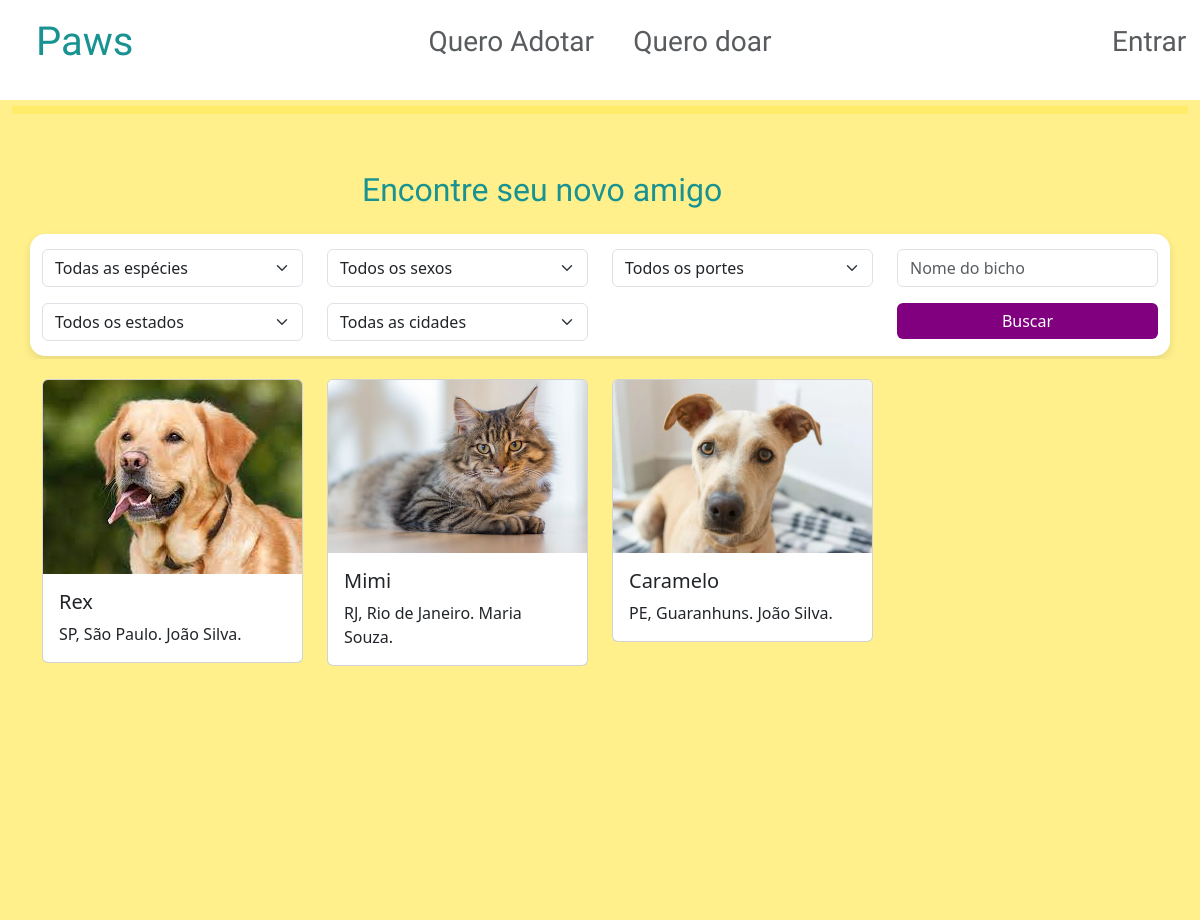
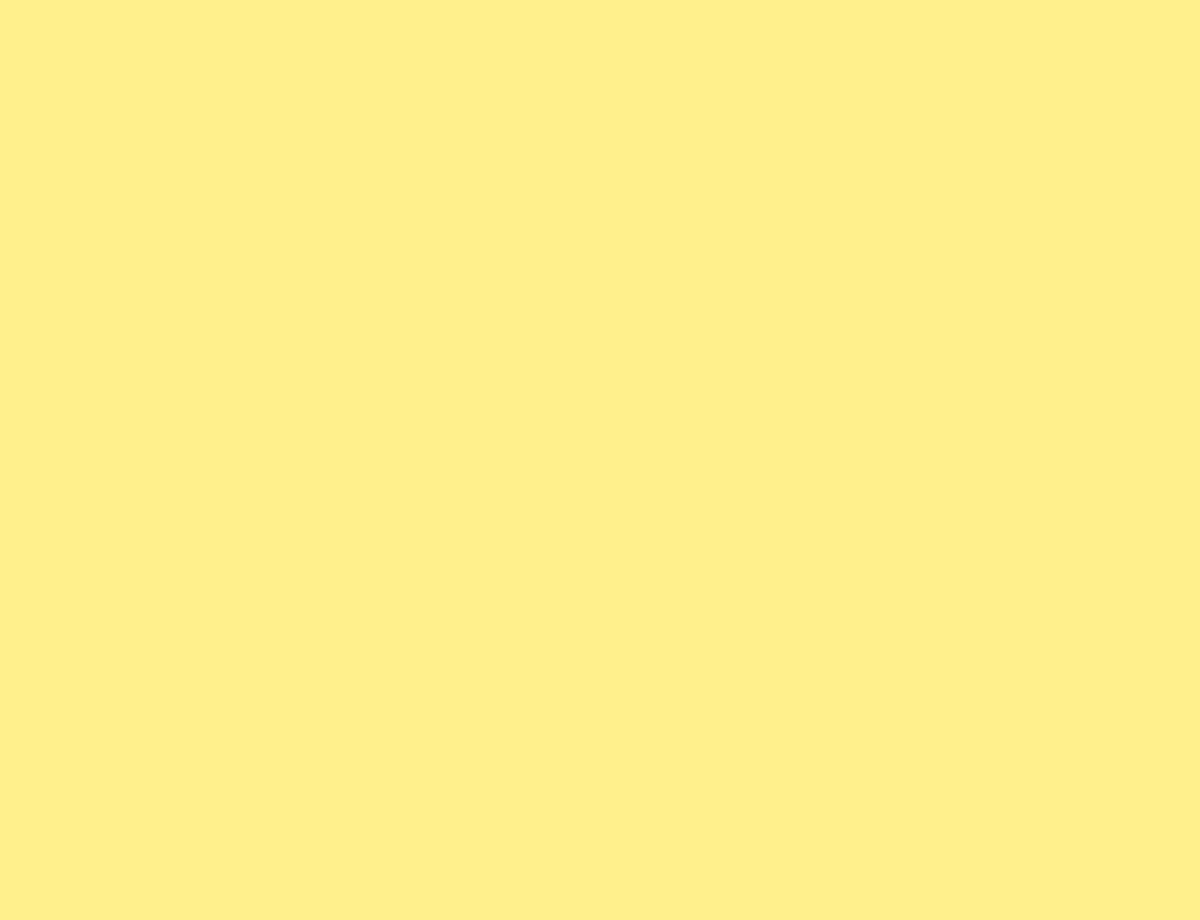
Page /vitrine/ on the committed database (2 pictures, top to bottom).
### vitrine/models.py (models this page shows, shortened)
class Animal(models.Model):
    SEXO_CHOICES = [
        ('M', 'Macho'),
        ('F', 'Fêmea'),
    ]
    PORTE_CHOICES = [
        ('P', 'Pequeno'),
        ('M', 'Médio'),
        ('G', 'Grande'),
    ]
    nome = models.CharField(max_length=100)
    peso = models.DecimalField(max_digits=5, decimal_places=2)
    idade_aproximada = models.IntegerField(null=True)
    sexo = models.CharField(max_length=1, choices=SEXO_CHOICES)
    microchip = models.CharField(max_length=15, unique=True, null=True, blank=True)
    especie = models.CharField(max_length=50)
    porte = models.CharField(max_length=1, choices=PORTE_CHOICES)
    raca = models.CharField(max_length=50)
    estado = models.CharField(max_length=2)
    cidade = models.CharField(max_length=100)
    sobre_o_pet = models.TextField()
    adotado = models.BooleanField(default=False)
    foto = models.ImageField(upload_to='fotos_animais/', null=True, blank=True)
    resgatador = models.ForeignKey(Resgatador, on_delete=models.CASCADE, related_name='animais')
    data_resgate = models.DateField(auto_now_add=True)
    data_atualizacao = models.DateTimeField(auto_now=True)

class Resgatador(models.Model):
    nome = models.CharField(max_length=100)
    telefone = models.CharField(max_length=15)
    email = models.EmailField()

### vitrine/views.py (the view)
# urls.py: path('vitrine/', include('vitrine.urls')),
def vitrine(request):
    animais = Animal.objects.all()
    return render(request, 'vitrine/vitrine.html', {'animais': animais})

### vitrine/templates/vitrine/vitrine.html (shortened to what this page needs)
{% load static %}
<!DOCTYPE html>
<html lang="pt-br">
<head>
    <link rel="stylesheet" href="{% static 'vitrine/css/vitrine.css' %}">
    <link href="https://cdn.jsdelivr.net/npm/bootstrap@5.3.3/dist/css/bootstrap.min.css" rel="stylesheet"
>
</head>
<body>
    <header>
        <div class="container-fluid">
            <div class="row d-flex align-items-center">
                <div class="col-1">
                    <h1 class="fw-bold lh-lg ps-4 "><a class="jua-regular text-decoration-none" style="color: #199292;"
                            href="">Paws</a></h1>
                </div>
                <div class="col-10 d-flex justify-content-center">
                    <h3 class="lh-lg "><a class="jua-regular text-body-secondary text-decoration-none"
                            style="margin-right: 2rem;" href="">Quero Adotar</a> <a
                            class="jua-regular text-body-secondary text-decoration-none" href="">Quero doar</a></h3>
                </div>
                <div class="col-1">
                    <h3 class="lh-lg"><a class="text-body-secondary text-decoration-none jua-regular" href="">Entrar</a>
                    </h3>
                </div>
            </div>
            <div class="row">
                <div class="col-12">
                    <hr class="" style="border-top: 8px solid #FFDD00;margin-bottom: 9rem;" />
                </div>
            </div>
        </div>
    </header>
    <div class="background-bar"></div>
    <div class="container">
        <div class="row">
            <div class="col-12">
                <h2 class="jua-regular lh-lg text-title-page">Encontre seu novo amigo</h2>
            </div>
        </div>
    </div>
    <div class="container filter-section">
        <div class="row">
            <div class="col-md-3">
                <select class="form-select">
                    <option selected>Todas as espécies</option>
                </select>
            </div>
            <div class="col-md-3">
                <select class="form-select">
                    <option selected>Todos os sexos</option>
                </select>
            </div>
            <div class="col-md-3">
                <select class="form-select">
                    <option selected>Todos os portes</option>
                </select>
            </div>
            <div class="col-md-3">
                <input type="text" class="form-control" placeholder="Nome do bicho">
            </div>
        </div>
        <div class="row mt-3">
            <div class="col-md-3">
                <select class="form-select">
                    <option selected>Todos os estados</option>
                </select>
            </div>
            <div class="col-md-3">
                <select class="form-select">
                    <option selected>Todas as cidades</option>
                </select>
            </div>
            <div class="col-md-3 offset-md-3">
                <button class="btn btn-primary w-100" style="background-color: #800080; border: none;">Buscar</button>
            </div>
        </div>
    </div>
    <div class="container card-section mt-5">
        <div class="row">
            {% for animal in animais %}
            <div class="col-md-3 mb-4">
                <a data-bs-toggle="modal" data-bs-target="#ModalInfo_Pet_{{ animal.id }}">
                    <div class="card">
                        <img src="{{ animal.foto.url }}" class="card-img-top" alt="{{ animal.nome }}">
                        <div class="card-body">
                            <h5 class="card-title">{{ animal.nome }}</h5>
                            <p class="card-text">{{ animal.estado }}, {{ animal.cidade }}. {{ animal.resgatador.nome }}.
                            </p>
                        </div>
                    </div>
                </a>
            </div>
            {% endfor %}
        </div>
    </div>
</body>
</html>

### views/css/vitrine.css (style rules this page uses)
.card { margin-bottom: 1rem; }
.background-bar { background-color: #FFF08C; width: 100%; height: 100%; position: absolute; top: 100px; z-index: -1; padding-bottom: 90rem; }
.filter-section { z-index: 2; background-color: #FFF; padding: 15px; border-radius: 15px; box-shadow: 0 4px 8px rgba(0, 0, 0, 0.1); margin-top: -100px; margin-bottom: -45px; }
.card-section { background-color: #FFF08C; padding: 20px; border-radius: 10px; }
.text-title-page { color: #199292; margin-top: -100px; margin-bottom: 7rem; margin-left: 20rem; }
.jua-regular { font-family: "Jua", sans-serif; font-weight: 400; font-style: normal; }

### rows in the picture
Animal: foto (picture), nome "Rex", estado "SP", cidade "São Paulo", resgatador.nome "João Silva"
Animal: foto (picture), nome "Mimi", estado "RJ", cidade "Rio de Janeiro", resgatador.nome "Maria Souza"
Animal: foto (picture), nome "Caramelo", estado "PE", cidade "Guaranhuns", resgatador.nome "João Silva"
